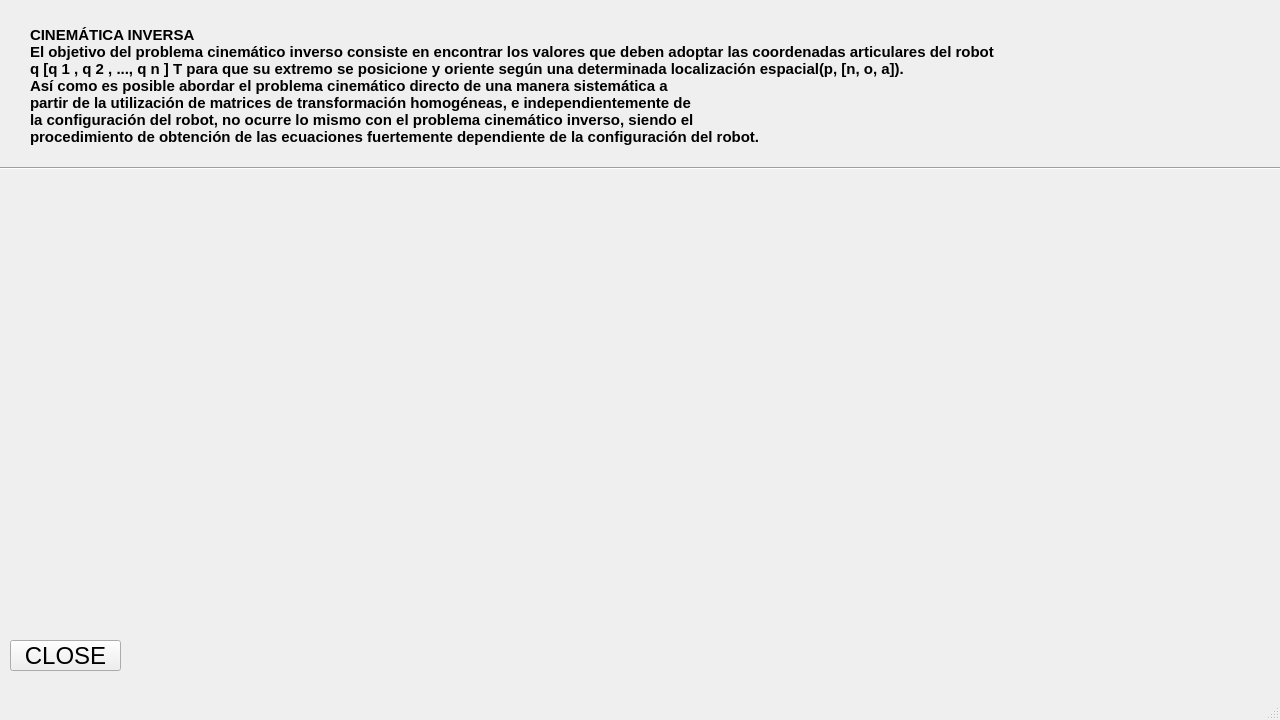
<?xml version="1.0" encoding="UTF-8"?>
<ui version="4.0">
 <class>thirdwindow</class>
 <widget class="QMainWindow" name="thirdwindow">
  <property name="geometry">
   <rect>
    <x>0</x>
    <y>0</y>
    <width>1280</width>
    <height>720</height>
   </rect>
  </property>
  <property name="windowTitle">
   <string>MainWindow</string>
  </property>
  <widget class="QWidget" name="centralwidget">
   <widget class="QLabel" name="label_2">
    <property name="geometry">
     <rect>
      <x>280</x>
      <y>190</y>
      <width>721</width>
      <height>441</height>
     </rect>
    </property>
    <property name="text">
     <string/>
    </property>
   </widget>
   <widget class="QPushButton" name="pushButton">
    <property name="geometry">
     <rect>
      <x>10</x>
      <y>640</y>
      <width>111</width>
      <height>31</height>
     </rect>
    </property>
    <property name="font">
     <font>
      <pointsize>18</pointsize>
      <weight>50</weight>
      <bold>false</bold>
     </font>
    </property>
    <property name="text">
     <string>CLOSE</string>
    </property>
   </widget>
   <widget class="Line" name="line">
    <property name="geometry">
     <rect>
      <x>0</x>
      <y>160</y>
      <width>1421</width>
      <height>16</height>
     </rect>
    </property>
    <property name="orientation">
     <enum>Qt::Horizontal</enum>
    </property>
   </widget>
   <widget class="QLabel" name="label">
    <property name="geometry">
     <rect>
      <x>30</x>
      <y>0</y>
      <width>1221</width>
      <height>171</height>
     </rect>
    </property>
    <property name="font">
     <font>
      <pointsize>11</pointsize>
      <weight>75</weight>
      <bold>true</bold>
     </font>
    </property>
    <property name="text">
     <string>CINEMÁTICA INVERSA
El objetivo del problema cinemático inverso consiste en encontrar los valores que deben adoptar las coordenadas articulares del robot
q [q 1 , q 2 , ..., q n ] T para que su extremo se posicione y oriente según una determinada localización espacial(p, [n, o, a]).
Así como es posible abordar el problema cinemático directo de una manera sistemática a
partir de la utilización de matrices de transformación homogéneas, e independientemente de
la configuración del robot, no ocurre lo mismo con el problema cinemático inverso, siendo el
procedimiento de obtención de las ecuaciones fuertemente dependiente de la configuración del robot.</string>
    </property>
   </widget>
  </widget>
  <widget class="QMenuBar" name="menubar">
   <property name="geometry">
    <rect>
     <x>0</x>
     <y>0</y>
     <width>1280</width>
     <height>19</height>
    </rect>
   </property>
  </widget>
  <widget class="QStatusBar" name="statusbar"/>
 </widget>
 <resources/>
 <connections/>
</ui>
